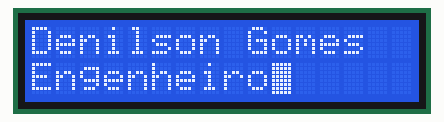
A sketch run on a simulated Arduino Uno, built with avr-gcc and run on an emulated ATmega328P. On the bench: 16×2 character LCD.

Above: at 0.1 s.
At 9.1 s:
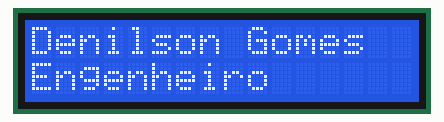
At 23.6 s:
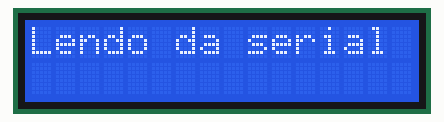
At 30.98 s:
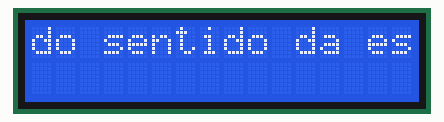
At 34.6 s:
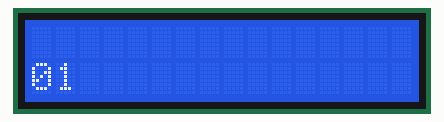
At 38.6 s:
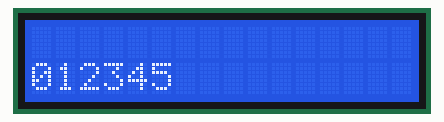

Measured:
- what the display in image 1 shows lasts 3.0 s, from 9.1 s to 12.1 s
- what the display in image 2 shows lasts 2.0 s, from 23.6 s to 25.6 s
- what the display in image 3 shows lasts 0.4 s, from 30.8 s to 31.2 s
- what the display in image 4 shows lasts 1.0 s, from 34.6 s to 35.6 s

The sketch:

testeLCD.ino
```cpp
/*
 * Autor: Denilson Gomes Vaz da Silva
 * Graduando em Engenharia da Computação - UFC
 *
 * Programa teste para LCD 16x2
 *
 * Este programa usa a biblioteca "LiquidCrystal" que já está embutida na IDE do Arduino.
 * Então é só usar galera!!
 *
 * Baseado no exemplo:
 * http://www.arduino.cc/en/Tutorial/LiquidCrystalHelloWorld
 */

 //--Bibliotecas
 #include <LiquidCrystal.h>

 //--Variaveis e Constantes
 const int rs = 8, en = 9, d4 = 10, d5 = 11, d6 = 12, d7 = 13;

 //--Objetos
 LiquidCrystal lcd(rs, en, d4, d5, d6, d7); //Cria o objeto lcd

 //--Setup
 void setup() {
  lcd.begin(16, 2); //Inicia o display
  Serial.begin(9600); //Inicia o monitor serial
}

//--Loop
void loop() {

  //Exibir mensagem inicial
  lcd.setCursor(0, 0); //Coloco o cursor na linha 0 e coluna 0
  lcd.print("Denilson Gomes"); //Exibe meu nome na primeira linha
  lcd.setCursor(0, 1); //Move o cursor para a linha 1 e coluna 0
  lcd.print("Engenheiro"); //Exibe a palavra

  //Piscar cursor
  lcd.blink(); //Liga o piscar cursor
  delay(3000); //Espera 3s
  lcd.noBlink(); //Desliga o piscar cursor
  delay(3000); //Espera 3s

  //Ativar/descativar cursor
  lcd.cursor(); //Ativa o mostrar cursor
  delay(3000); //Espera 3s
  lcd.noCursor(); //Desliga o mostrar cursor
  delay(3000); //Espera 3s

  //Piscar display
  lcd.noDisplay(); //Para de exibir o conteudo
  delay(500); //Espera 0.5s
  lcd.display(); //Exibe o conteudo
  delay(500); //Espera 0.5s

  //Deslizar conteudo
  for (int positionCounter = 0; positionCounter < 13; positionCounter++) {
    lcd.scrollDisplayLeft(); //Deslizar para esquerda
    delay(250);
  }

  for (int positionCounter = 0; positionCounter < 29; positionCounter++) {
    lcd.scrollDisplayRight(); //Deslizar para a direita
    delay(250);
  }

  //Exibir conteudo lido da serial
  lcd.clear(); //Limpa o display
  lcd.setCursor(0,0); //move o cursor
  lcd.print("Lendo da serial"); //IMprime a mensagem
  delay(2000); //espera 2s
  if (Serial.available()){ //Se tiver algo na serial
    delay(100); //espera 0.1s
    lcd.setCursor(0,1); //Move o cursor
    while (Serial.available() > 0){ //Enquanto tiver algo na serial
      lcd.write(Serial.read()); //Imprime oq tiver na serial
    }
    delay(1000); //Espera 1s
  }

  //Mudar sentido da escrita(Normal=esq -> Dir)
  lcd.clear(); //Limpa o display
  lcd.setCursor(6,0); //move o cursor
  lcd.print("Invertendo sentido da escrita!"); //Imprime a mensagem
  for(int i=0;i<20;i++){ //para i de 0 a 20
    lcd.scrollDisplayLeft(); //Desliza o display da dir para esq
    delay(400); //espera 0.4s
  }
  lcd.clear(); //Limpa o display
  lcd.setCursor(0,1); //Move o cursor
  for(int i=0;i<10;i++){ //i de 0 a 9
    if(i==5){ //Se i == 5
      lcd.rightToLeft(); //Inverte o sentido
    }
    lcd.print(i); //printa i
    delay(1000); //Espera 1s
  }
  lcd.clear(); //Limpa o display
}
```
